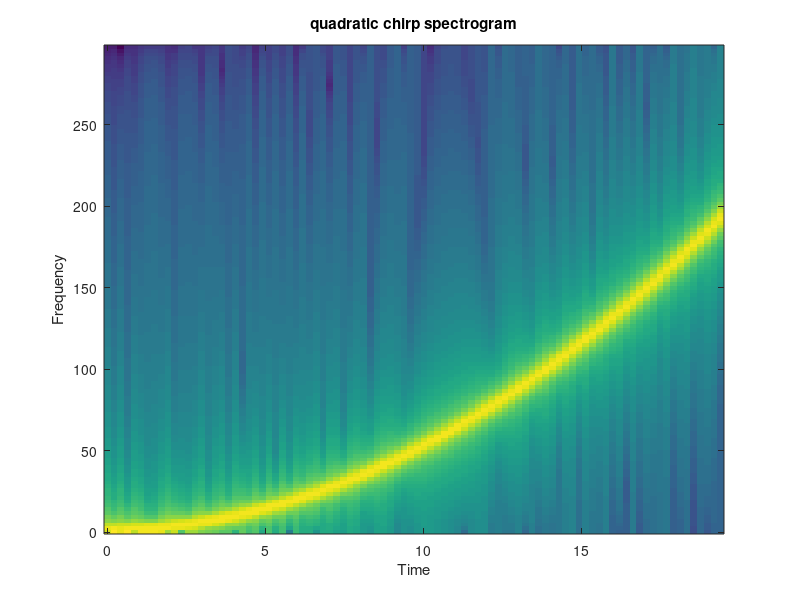

Here is the MATLAB script that generated this plot:
%spectrogram of a chirp
f0=1; %initial frequency in Hz
f1=200; %final frequency in Hz
fs=600; %sampling rate in Hz
t=0:(1/fs):20; %time intervals set (20 seconds)
t1=20; %final time;

y = chirp(t,f0,t1,f1,'quadratic'); %the chirp signal

specgram(y,256,fs); %the spectrogram
title('quadratic chirp spectrogram');
